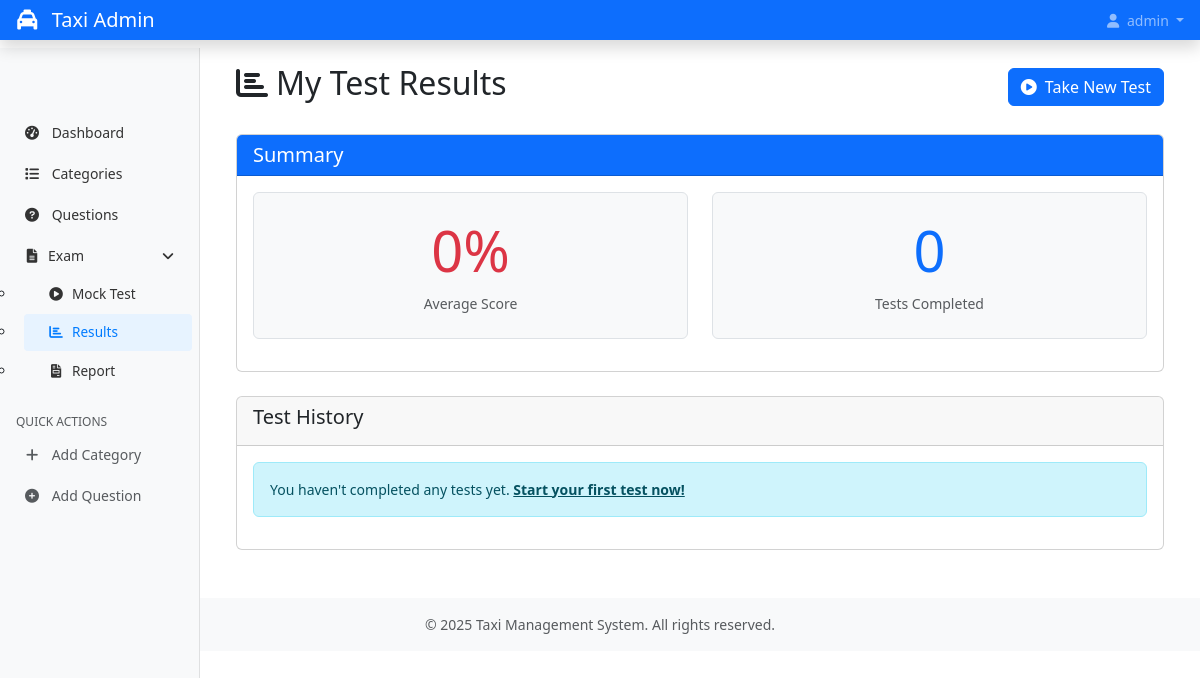
Page /exam/results/ (signed in) on the earlier database version.
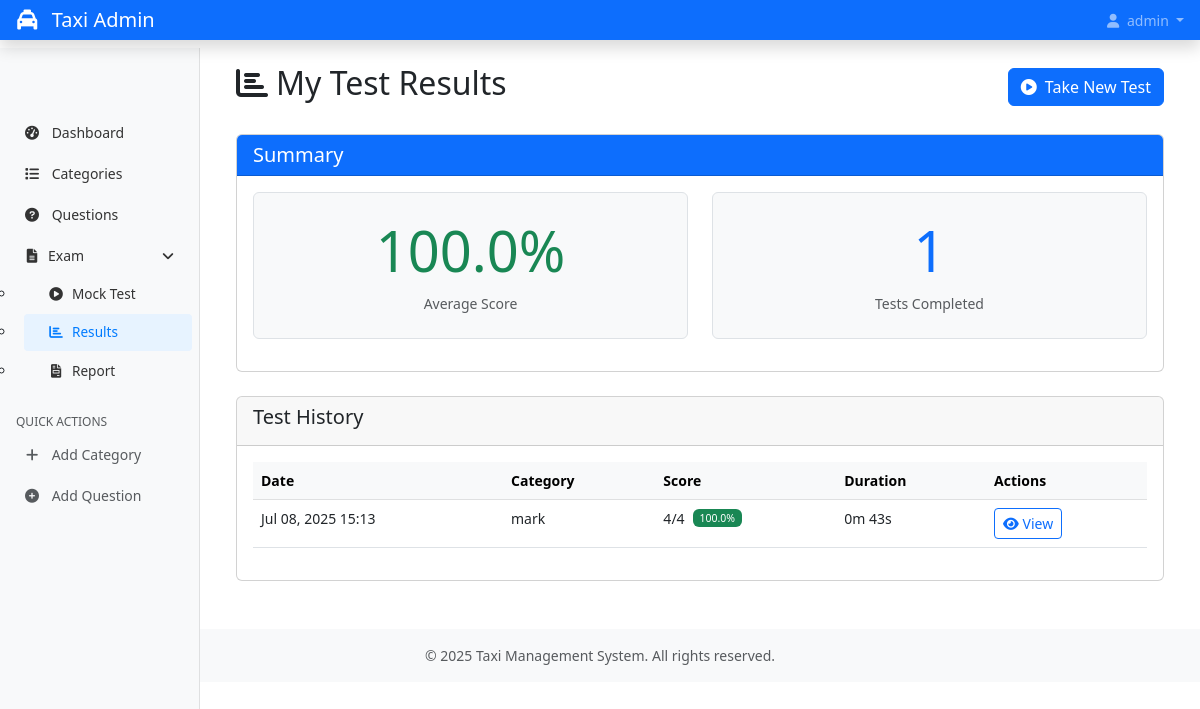
Same page on the later database version.
### taxi/models.py (models this page shows, shortened)
class MockExam(models.Model):
    user = models.ForeignKey(User, on_delete=models.CASCADE, related_name='mock_exams')
    category = models.ForeignKey(Category, on_delete=models.CASCADE, related_name='mock_exams')
    start_time = models.DateTimeField(auto_now_add=True)
    end_time = models.DateTimeField(null=True, blank=True)
    total_questions = models.IntegerField(default=0)
    correct_answers = models.IntegerField(default=0)
    completed = models.BooleanField(default=False)
    class Meta:
        ordering = ['-start_time']
    @property
    def score_percentage(self):
        if self.total_questions == 0:
            return 0
        return round((self.correct_answers / self.total_questions) * 100, 1)
    @property
    def duration(self):
        if not self.end_time:
            return None
        duration = self.end_time - self.start_time
        total_seconds = int(duration.total_seconds())
        hours = total_seconds // 3600
        minutes = (total_seconds % 3600) // 60
        seconds = total_seconds % 60
        if hours > 0:
            return f"{hours}h {minutes}m {seconds}s"
        return f"{minutes}m {seconds}s"

class Category(models.Model):
    name = models.CharField(max_length=100)
    parent = models.ForeignKey('self', on_delete=models.CASCADE, null=True, blank=True, related_name='subcategories')
    description = models.TextField(blank=True, null=True)
    is_active = models.BooleanField(default=True)
    created_at = models.DateTimeField(auto_now_add=True)
    updated_at = models.DateTimeField(auto_now=True)
    class Meta:
        verbose_name_plural = "Categories"
        ordering = ['name']

### taxi/views_exam.py (the view)
# urls.py: path('exam/results/', views_exam.user_results, name='user_results'),
@login_required
def user_results(request):
    user_exams = MockExam.objects.filter(
        user=request.user,
        completed=True
    ).order_by('-end_time')
    total_tests = user_exams.count()
    avg_score = user_exams.aggregate(avg_score=Avg('correct_answers'))['avg_score'] or 0
    avg_percentage = 0
    if total_tests > 0:
        total_questions = sum(exam.total_questions for exam in user_exams)
        total_correct = sum(exam.correct_answers for exam in user_exams)
        avg_percentage = round((total_correct / total_questions) * 100, 1) if total_questions > 0 else 0
    context = {
        'user_exams': user_exams,
        'total_tests': total_tests,
        'avg_percentage': avg_percentage,
        'title': 'My Test Results'
    }
    return render(request, 'exam/user_results.html', context)

### templates/exam/user_results.html (shortened to what the changed rows need)
{% extends "admin/base.html" %}
{% load static %}
{% block content %}
<div class="container-fluid py-4">
    <div class="d-flex justify-content-between align-items-center mb-4">
        <h2><i class="fas fa-chart-bar me-2"></i>My Test Results</h2>
    </div>
    <div class="row mb-4">
        <div class="col-12">
            <div class="card">
                <div class="card-body">
                    <div class="row">
                        <div class="col-md-6 mb-3">
                            <div class="d-flex flex-column align-items-center p-4 border rounded bg-light h-100">
                                <div class="display-4 mb-2 {% if avg_percentage >= 80 %}text-success{% elif avg_percentage >= 70 %}text-warning{% else %}text-danger{% endif %}">
                                    {{ avg_percentage }}%
                                </div>
                                <div class="text-muted">Average Score</div>
                            </div>
                        </div>
                        <div class="col-md-6 mb-3">
                            <div class="d-flex flex-column align-items-center p-4 border rounded bg-light h-100">
                                <div class="display-4 mb-2 text-primary">
                                    {{ total_tests }}
                                </div>
                                <div class="text-muted">Tests Completed</div>
                            </div>
                        </div>
                    </div>
                </div>
            </div>
        </div>
    </div>
    <div class="row">
        <div class="col-12">
            <div class="card">
                <div class="card-body">
                    {% if user_exams %}
                        <div class="table-responsive">
                            <table class="table table-hover">
                                <thead class="table-light">
                                    <tr>
                                        <th>Date</th>
                                        <th>Category</th>
                                        <th>Score</th>
                                        <th>Duration</th>
                                        <th>Actions</th>
                                    </tr>
                                </thead>
                                <tbody>
                                    {% for exam in user_exams %}
                                        <tr>
                                            <td>{{ exam.end_time|date:"M d, Y H:i" }}</td>
                                            <td>{{ exam.category.name }}</td>
                                            <td>
                                                <div class="d-flex align-items-center">
                                                    <div class="me-2">{{ exam.correct_answers }}/{{ exam.total_questions }}</div>
                                                    <span class="badge {% if exam.score_percentage >= 80 %}bg-success{% elif exam.score_percentage >= 70 %}bg-warning{% else %}bg-danger{% endif %}">
                                                        {{ exam.score_percentage }}%
                                                    </span>
                                                </div>
                                            </td>
                                            <td>{{ exam.duration }}</td>
                                            <td>
                                                <a href="{% url 'view_mock_test_result' exam_id=exam.id %}" class="btn btn-sm btn-outline-primary">
                                                    <i class="fas fa-eye"></i> View
                                                </a>
                                            </td>
                                        </tr>
                                    {% endfor %}
                                </tbody>
                            </table>
                        </div>
                    {% else %}
                        <div class="alert alert-info">
                            You haven't completed any tests yet.
                            <a href="{% url 'mock_test_categories' %}" class="alert-link">
                                Start your first test now!
                            </a>
                        </div>
                    {% endif %}
                </div>
            </div>
        </div>
    </div>
</div>
{% endblock %}

Differences in the rows shown:
added MockExam: end_time "Jul 08, 2025 15:13", category.name "mark", correct_answers "4", total_questions "4", score_percentage "100.0", duration "0m 43s"
Other differences:
{{ avg_percentage }}: "0" → "100.0"
{{ total_tests }}: "0" → "1"
text no longer shown: "You haven't completed any tests yet. Start your first test now!"
text now shown: "Date Category Score Duration Actions"
